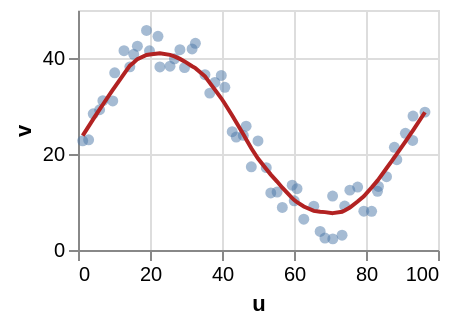

Describe this chart as a Vega-Lite specification.
### Vega specification from a JSON file in a GitHub repository (floating-point values rounded to 4 significant figures)
{"$schema": "https://vega.github.io/schema/vega/v6.json", "description": "A locally-weighted regression drawn over the points it was fitted to. The curve is a claim about the data, so it is compared against the reference's own smoother rather than eyeballed.", "background": "white", "padding": 5, "width": 180, "height": 120, "style": "cell", "data": [{"name": "source_0", "values": [{"u": 1.31, "v": 22.74}, {"u": 2.95, "v": 22.96}, {"u": 4.233, "v": 28.37}, {"u": 6.005, "v": 29.22}, {"u": 6.913, "v": 31.11}, {"u": 9.651, "v": 31.05}, {"u": 10.2, "v": 36.92}, {"u": 12.78, "v": 41.52}, {"u": 14.4, "v": 38.15}, {"u": 15.48, "v": 40.78}, {"u": 16.5, "v": 42.47}, {"u": 19.03, "v": 45.73}, {"u": 19.86, "v": 41.5}, {"u": 22.22, "v": 44.52}, {"u": 22.75, "v": 38.14}, {"u": 25.57, "v": 38.29}, {"u": 26.8, "v": 39.83}, {"u": 28.31, "v": 41.73}, {"u": 29.59, "v": 38.01}, {"u": 31.69, "v": 41.88}, {"u": 32.61, "v": 43.06}, {"u": 35.27, "v": 36.53}, {"u": 36.61, "v": 32.69}, {"u": 38.02, "v": 34.9}, {"u": 39.8, "v": 36.37}, {"u": 40.79, "v": 33.9}, {"u": 42.84, "v": 24.65}, {"u": 43.95, "v": 23.53}, {"u": 45.92, "v": 23.88}, {"u": 46.7, "v": 25.78}, {"u": 48.14, "v": 17.34}, {"u": 49.99, "v": 22.72}, {"u": 52.3, "v": 17.16}, {"u": 53.55, "v": 11.88}, {"u": 55.31, "v": 12.08}, {"u": 56.75, "v": 8.87}, {"u": 59.49, "v": 13.51}, {"u": 60.07, "v": 10.25}, {"u": 60.84, "v": 12.76}, {"u": 62.72, "v": 6.419}, {"u": 65.5, "v": 9.123}, {"u": 67.26, "v": 3.868}, {"u": 68.6, "v": 2.489}, {"u": 70.78, "v": 2.313}, {"u": 70.72, "v": 11.23}, {"u": 73.35, "v": 3.092}, {"u": 74.08, "v": 9.165}, {"u": 75.52, "v": 12.47}, {"u": 77.68, "v": 13.12}, {"u": 79.4, "v": 8.082}, {"u": 81.56, "v": 8.062}, {"u": 83.19, "v": 12.23}, {"u": 83.46, "v": 13.25}, {"u": 85.7, "v": 15.28}, {"u": 87.88, "v": 21.4}, {"u": 88.56, "v": 18.8}, {"u": 90.94, "v": 24.3}, {"u": 92.96, "v": 22.83}, {"u": 93.07, "v": 27.91}, {"u": 96.38, "v": 28.73}]}, {"name": "data_1", "source": "source_0", "transform": [{"type": "filter", "expr": "isValid(datum[\"u\"]) && isFinite(+datum[\"u\"]) && isValid(datum[\"v\"]) && isFinite(+datum[\"v\"])"}]}, {"name": "data_2", "source": "source_0", "transform": [{"type": "loess", "x": "u", "y": "v", "as": ["u", "v"]}]}], "marks": [{"name": "layer_0_marks", "type": "symbol", "style": ["point"], "from": {"data": "data_1"}, "encode": {"update": {"opacity": {"value": 0.5}, "fill": {"value": "#4c78a8"}, "ariaRoleDescription": {"value": "point"}, "description": {"signal": "\"u: \" + (format(datum[\"u\"], \"\")) + \"; v: \" + (format(datum[\"v\"], \"\"))"}, "x": {"scale": "x", "field": "u"}, "y": {"scale": "y", "field": "v"}}}}, {"name": "layer_1_marks", "type": "line", "style": ["line"], "sort": {"field": "x"}, "from": {"data": "data_2"}, "encode": {"update": {"stroke": {"value": "firebrick"}, "description": {"signal": "\"u: \" + (format(datum[\"u\"], \"\")) + \"; v: \" + (format(datum[\"v\"], \"\"))"}, "x": {"scale": "x", "field": "u"}, "y": {"scale": "y", "field": "v"}, "defined": {"signal": "isValid(datum[\"u\"]) && isFinite(+datum[\"u\"]) && isValid(datum[\"v\"]) && isFinite(+datum[\"v\"])"}}}}], "scales": [{"name": "x", "type": "linear", "domain": {"fields": [{"data": "data_1", "field": "u"}, {"data": "data_2", "field": "u"}]}, "range": [0, {"signal": "width"}], "nice": true, "zero": true}, {"name": "y", "type": "linear", "domain": {"fields": [{"data": "data_1", "field": "v"}, {"data": "data_2", "field": "v"}]}, "range": [{"signal": "height"}, 0], "nice": true, "zero": true}], "axes": [{"scale": "x", "orient": "bottom", "gridScale": "y", "grid": true, "tickCount": {"signal": "ceil(width/40)"}, "domain": false, "labels": false, "aria": false, "maxExtent": 0, "minExtent": 0, "ticks": false, "zindex": 0}, {"scale": "y", "orient": "left", "gridScale": "x", "grid": true, "tickCount": {"signal": "ceil(height/40)"}, "domain": false, "labels": false, "aria": false, "maxExtent": 0, "minExtent": 0, "ticks": false, "zindex": 0}, {"scale": "x", "orient": "bottom", "grid": false, "title": "u", "labelFlush": true, "labelOverlap": true, "tickCount": {"signal": "ceil(width/40)"}, "zindex": 0}, {"scale": "y", "orient": "left", "grid": false, "title": "v", "labelOverlap": true, "tickCount": {"signal": "ceil(height/40)"}, "zindex": 0}]}
